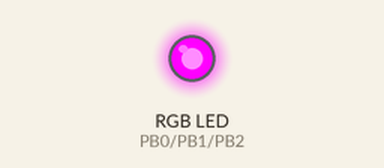
Bench run of a sketch on a simulated ATtiny85, built with avr-gcc and run on an emulated ATtiny85. Shown: an RGB LED mixed from three pins (HIGH = lit).

Above: at 0.1 s.
Timing chart, 0 to 1.6 s (numbered marks = the images above):
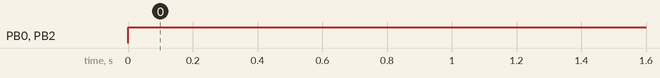

Measured:
- by itself, PB0 (redPin), PB2 (bluePin): LOW → HIGH at 0.00 s

The sketch:

Timed_RGB_Gradient.ino
```cpp
/*
  Timed RGB LED Gradient
  Change the color of an RGB LED along fixed gradient steps over a provided timeframe.
*/

int redPin = 0;
int greenPin = 1;
int bluePin = 2;

int gradient[11][3] = {
  {0, 255, 0},
  {50, 255, 0},
  {100, 255, 0},
  {150, 255, 0},
  {200, 255, 0},
  {255, 255, 0},
  {255, 200, 0},
  {255, 150, 0},
  {255, 100, 0},
  {255, 50, 0},
  {255, 0, 0},
};
int gradientLength = 11 - 1;
int activeColorIndex = 0;

volatile uint8_t counter = 0;
unsigned long milliseconds = 0;
unsigned long seconds = 0;
unsigned long minutes = 0;
unsigned long hours = 0;
unsigned long days = 0;
unsigned long durationInSeconds = 0;

unsigned long gradientDurationMilliSeconds = 0;
unsigned long gradientDurationSeconds = 0;
unsigned long gradientDurationMinutes = 0;
unsigned long gradientDurationHours = 0;
unsigned long gradientDurationDays = 2;
unsigned long gradientDurationInSeconds = gradientDurationSeconds + (gradientDurationMinutes * 60) + (gradientDurationHours * 60 * 60) + (gradientDurationDays * 60 * 60 * 24);

void setup()
{
  OCR0A = 0xAF;         // any number is OK
  TIMSK |= _BV(OCIE0A); // Turn on the compare interrupt (below!)

  pinMode(redPin, OUTPUT);
  pinMode(greenPin, OUTPUT);
  pinMode(bluePin, OUTPUT);
}

void loop()
{
  // Get current duration in seconds
  unsigned long durationInSeconds = seconds + (minutes * 60) + (hours * 60 * 60) + (days * 60 * 60 * 24);

  // Get completion percentage
  double completionPercentage = (double) durationInSeconds / gradientDurationInSeconds;

  // Get active color gradient index
  activeColorIndex = (int) floor(completionPercentage * gradientLength);

  // Clamp value to highest color index
  if (activeColorIndex > gradientLength) {
    activeColorIndex = gradientLength;

    // Flash on completion
    if (seconds % 2 == 0) {
      int empty[] = {0, 0, 0};
      setColor(empty);

      return;
    }
  }

  setColor(gradient[activeColorIndex]);
}

void setColor(int color[])
{
  int red = 255 - color[0];
  int green = 255 - color[1];
  int blue = 255 - color[2];

  analogWrite(redPin, red);
  analogWrite(greenPin, green);
  analogWrite(bluePin, blue);
}

SIGNAL(TIMER0_COMPA_vect) {
  // this gets called every 2 milliseconds
  counter += 2;

  //count milliseconds every 20 milliseconds
  if (counter >= 20) {
    counter = 0;
    milliseconds = milliseconds + 20;
  }

  if(milliseconds >= 1000) {
    milliseconds = 0;
    seconds = seconds + 1;
  }

  if (seconds >= 60) {
    seconds = 0;
    minutes = minutes + 1;
  }

  if (minutes >= 60) {
    minutes = 0;
    hours = hours + 1;
  }

  if (hours >= 24) {
    hours = 0;
    days = days + 1;
  }
}
```
